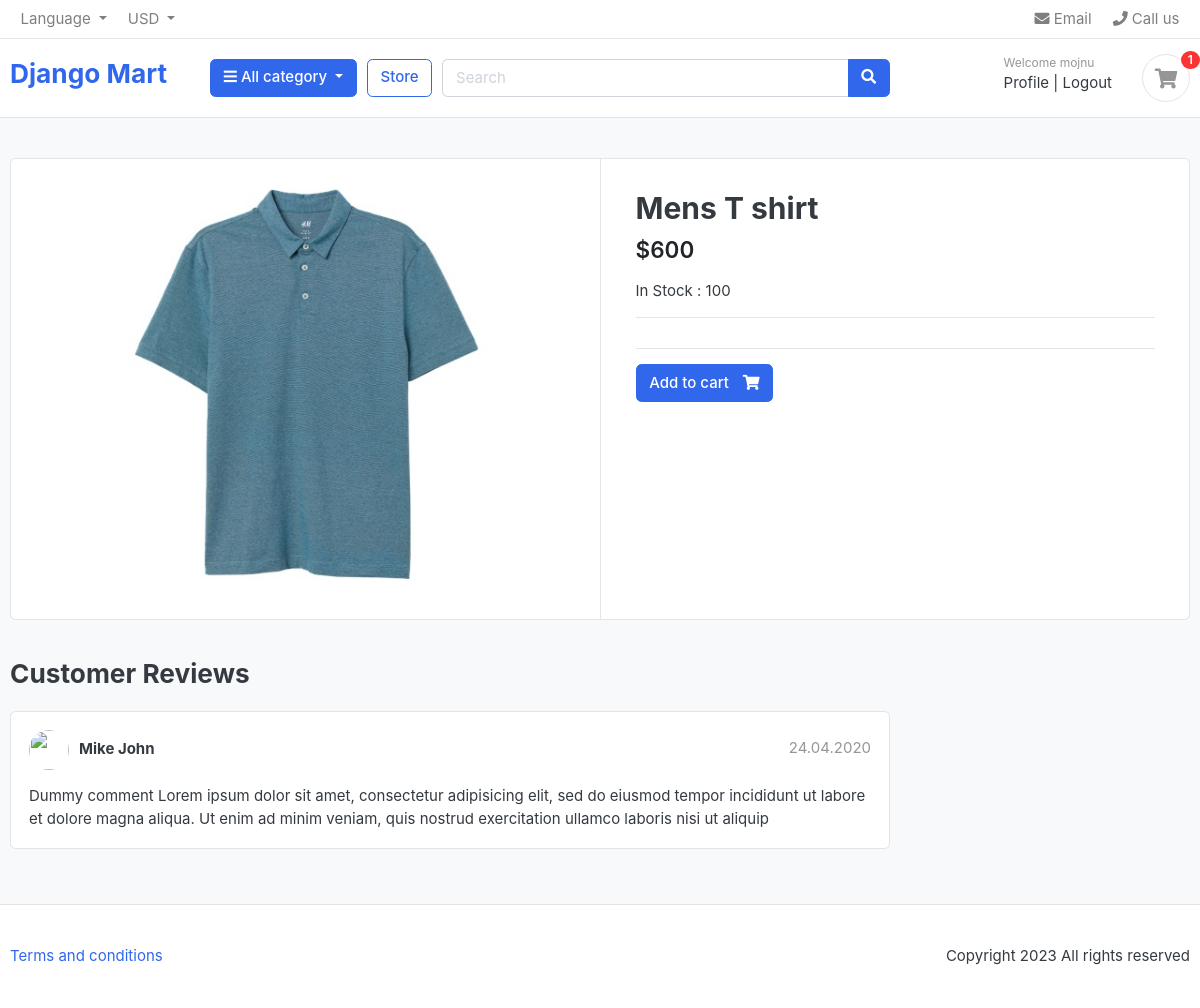
The app's page /store/category/t-shirt/mens-t-shirt (signed in) with its own data.
### store/models.py (models this page shows, shortened)
class Product(models.Model):
    product_name = models.CharField(max_length=200, unique=True)
    slug = models.SlugField(max_length=200, unique=True)
    description = models.TextField(max_length=500, blank=True)
    price = models.IntegerField()
    image = models.ImageField(upload_to='photos/products')
    stock = models.IntegerField()
    is_available = models.BooleanField(default=True)
    category = models.ForeignKey(Category, on_delete=models.CASCADE)
    created_date = models.DateTimeField(auto_now_add=True)
    modified_date = models.DateTimeField(auto_now=True)

### store/views.py (the view)
# urls.py: path('category/<slug:category_slug>/<slug:product_slug>', views.product_detail, name='product_detail'),
def product_detail(request, category_slug, product_slug):
    product = Product.objects.get(slug=product_slug, category__slug=category_slug)
    cart_items_count = CartItem.objects.filter(user=request.user).count()
    context = {"product": product, 'cart_items_count': cart_items_count}
    return render(request, "store/product-detail.html", context)

### store/templates/store/product-detail.html (shortened to what this page needs)
{% extends 'base.html' %}
{% block body %}
<section class="section-content padding-y bg">
<div class="container">
<div class="card">
	<div class="row no-gutters">
		<aside class="col-md-6">
<article class="gallery-wrap">
	<div class="img-big-wrap">
	   <a href="#"><img src="{{product.image.url}}"></a>
	</div>
</article>
		</aside>
		<main class="col-md-6 border-left">
<article class="content-body">
<h2 class="title">{{product.product_name}}</h2>
<div class="mb-3">
	<var class="price h4">${{product.price}}</var>
</div>
<p>In Stock : {{product.stock}}</p>
<hr>
	<hr>
	<form method="post">
		<a href="{% url 'add_cart' product.id %}" class="btn  btn-primary"> <span class="text">Add to cart</span> <i class="fas fa-shopping-cart"></i> </a>
	</form>
</article>
		</main>
	</div>
</div>
<br>
<div class="row">
			<div class="col-md-9">
	<header class="section-heading">
		<h3>Customer Reviews </h3>
	</header>
	<article class="box mb-3">
		<div class="icontext w-100">
			<img src="" class="img-xs icon rounded-circle">
			<div class="text">
				<span class="date text-muted float-md-right">24.04.2020 </span>
				<h6 class="mb-1">Mike John </h6>
			</div>
		</div>
		<div class="mt-3">
			<p>
				Dummy comment Lorem ipsum dolor sit amet, consectetur adipisicing elit, sed do eiusmod
				tempor incididunt ut labore et dolore magna aliqua. Ut enim ad minim veniam,
				quis nostrud exercitation ullamco laboris nisi ut aliquip
			</p>
		</div>
	</article>
	</div>
</div>
</div>
</section>
{% endblock %}

### templates/base.html (shortened to what this page needs)
<!DOCTYPE html>
{% load static %}
<html lang="en">
  <head>
    <link href="{% static 'css/bootstrap.css' %}" rel="stylesheet" type="text/css" />
    <link
      href="{% static 'fonts/fontawesome/css/all.min.css' %}"
      type="text/css"
      rel="stylesheet"
    />
    <link href="{% static 'css/ui.css' %}" rel="stylesheet" type="text/css" />
    <link
      href="{% static 'css/responsive.css' %}"
      rel="stylesheet"
      media="only screen and (max-width: 1200px)"
    />
  </head>
<body>
  <header class="section-header">
    <nav class="navbar p-md-0 navbar-expand-sm navbar-light border-bottom">
    <div class="container">
      <div class="collapse navbar-collapse" id="navbarTop4">
        <ul class="navbar-nav mr-auto">
          <li class="nav-item dropdown">
           <a href="#" class="nav-link dropdown-toggle" data-toggle="dropdown">   Language </a>
        </li>
        <li class="nav-item dropdown">
          <a href="#" class="nav-link dropdown-toggle" data-toggle="dropdown"> USD </a>
        </li>
        </ul>
        <ul class="navbar-nav">
        <li><a href="#" class="nav-link"> <i class="fa fa-envelope"></i> Email </a></li>
        <li><a href="#" class="nav-link"> <i class="fa fa-phone"></i> Call us </a></li>
      </ul>
      </div>
    </div>
    </nav>
    <section class="header-main border-bottom">
      <div class="container">
    <div class="row align-items-center">
      <div class="col-lg-2 col-md-3 col-6">
        <a href="{% url 'home' %}" class="brand-wrap">
          <h3>Django Mart</h3>
        </a>
      </div>
      <div class="col-lg col-sm col-md col-6 flex-grow-0">
        <div class="category-wrap dropdown d-inline-block float-right">
          <button type="button" class="btn btn-primary dropdown-toggle" data-toggle="dropdown">
            <i class="fa fa-bars"></i> All category
          </button>
        </div>
      </div>
      <a href="{% url 'store' %}" class="btn btn-outline-primary">Store</a>
      <div class="col-lg  col-md-6 col-sm-12 col">
        <form action="#" class="search">
          <div class="input-group w-100">
              <input type="text" class="form-control" style="width:60%;" placeholder="Search">
              <div class="input-group-append">
                <button class="btn btn-primary" type="submit">
                  <i class="fa fa-search"></i>
                </button>
              </div>
            </div>
        </form>
      </div>
      <div class="col-lg-3 col-sm-6 col-8 order-2 order-lg-3">
            <div class="d-flex justify-content-end mb-3 mb-lg-0">
              <div class="widget-header">
                {% if request.user.is_authenticated %}
                <small class="title text-muted">Welcome {{request.user}}</small>
                <div>
                  <a href="{% url 'profile' %}">Profile</a> <span class="dark-transp"> | </span>
                  <a href="{% url 'logout' %}"> Logout</a>
                </div>
                {% else %}
                <small class="title text-muted">Welcome guest!</small>
                <div>
                  <a href="{% url 'login' %}">Sign in</a> <span class="dark-transp"> | </span>
                  <a href="{% url 'register' %}"> Register</a>
                </div>
                {% endif %}
              </div>
              <a href="{% url 'cart' %}" class="widget-header pl-3 ml-3">
                <div class="icon icon-sm rounded-circle border"><i class="fa fa-shopping-cart"></i></div>
                <span class="badge badge-pill badge-danger notify">{{cart_items_count}}</span>
              </a>
            </div>
          </div>
    </div>
      </div>
    </section>
    </header>
      {% block body %}
      {% endblock %}
    {% include 'footer.html' %}
</body>
</html>

### static/css/ui.css (style rules this page uses)
html { font-family: "Inter", sans-serif; font-size: 15px; }
.content-body { flex: 1 1 auto; padding: 2rem 2.3rem; }
.icon-xs, .icon-sm, .icon-md, .icon-lg { display: inline-block; text-align: center; flex-shrink: 0; flex-grow: 0; }
.icon-sm { width: 48px; height: 48px; line-height: 48px !important; font-size: 20px; }
.img-xs, .img-sm, .img-md, .img-lg { -o-object-fit: cover; object-fit: cover; flex-shrink: 0; flex-grow: 0; }
.img-xs { width: 40px; height: 40px; }
.padding-y { padding-top: 40px; padding-bottom: 40px; }
var { font-style: normal; }
article:after, .form-group:after { display: block; clear: both; content: ""; }
.bg { background-color: #f8f9fa; }
.section-heading { margin-bottom: 20px; margin-top: 15px; }
p:last-child { margin-bottom: 0; }
.header-main { position: relative; padding-top: 1rem; padding-bottom: 1rem; }
.widget-header { display: inline-block; vertical-align: middle; position: relative; }
.widget-header a { color: #343a40; }
.widget-header i { color: #969696; }
.widget-header .title { display: block; }
.widget-header .notify { position: absolute; top: -3px; right: -10px; }
.btn .text + i { margin-left: 10px; }
.icontext { display: inline-flex; align-items: center; vertical-align: middle; }
.icontext .text { width: 100%; line-height: 1.2; }
.icontext .icon { position: relative; margin-right: 10px; flex-shrink: 0; flex-grow: 0; }
.notify { position: absolute; top: -4px; right: -10px; display: inline-block; padding: 0.25em 0.6em; font-size: 12px; line-height: 1; text-align: center; border-radius: 3rem; color: #fff; background-color: #fa3434; }
.price { font-weight: 600; color: #212529; }
.box { padding: 18px; background: #fff; border-radius: 0.37rem; border: 1px solid #e4e4e4; }
.box img { max-width: 100%; }
.gallery-wrap .img-big-wrap { margin-bottom: 10px; border-radius: 0.37rem; overflow: hidden; background-color: #fff; }
.gallery-wrap .img-big-wrap a { text-align: center; display: block; }
.gallery-wrap .img-big-wrap img { height: 450px; width: auto; display: inline-block; }

### records on screen
Product: image (picture), product_name "Mens T shirt", price "600", stock "100"

### other values on screen
{{ request.user }} "mojnu"
{{ cart_items_count }} "1"
